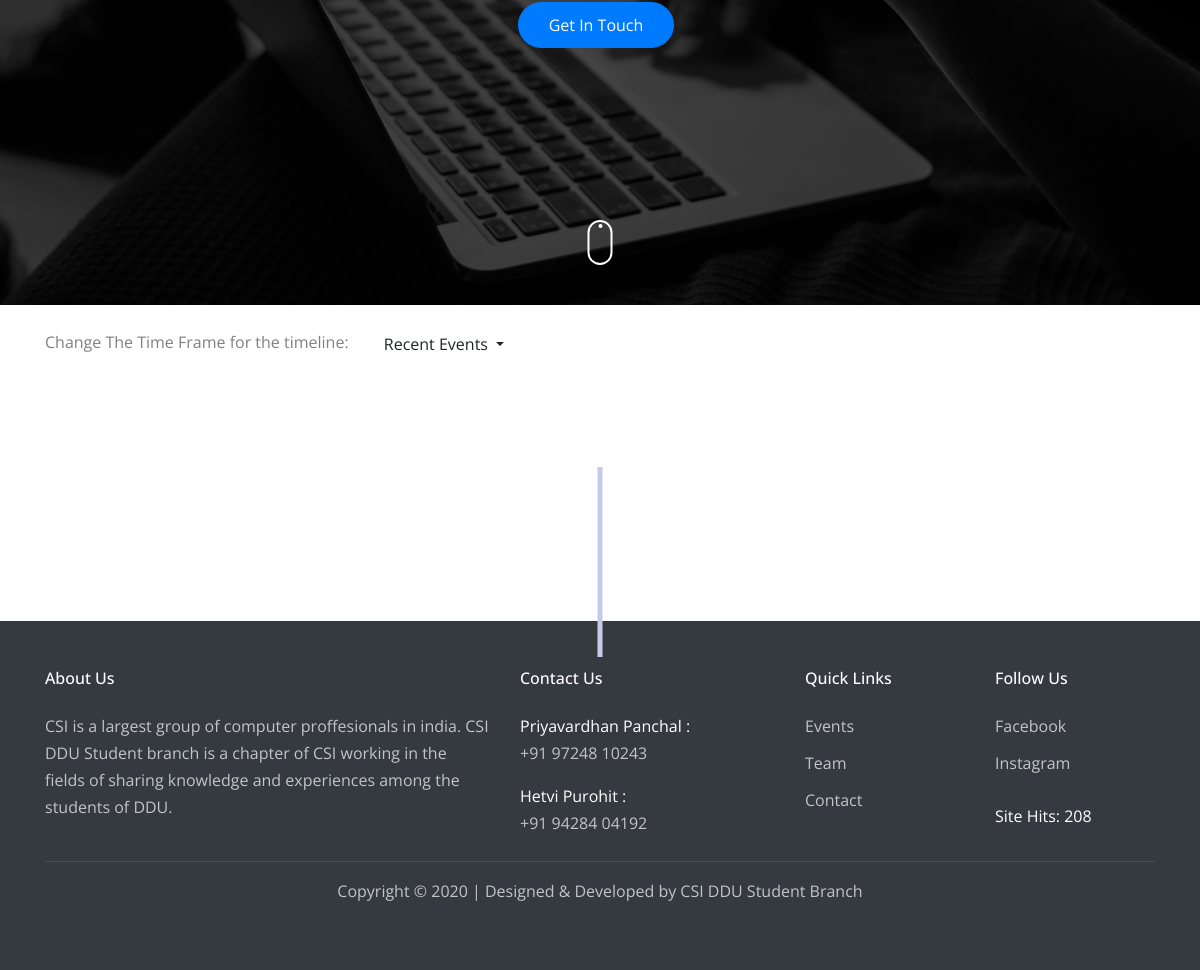
The app's page /events.php?year=2019 (lower part), older data.
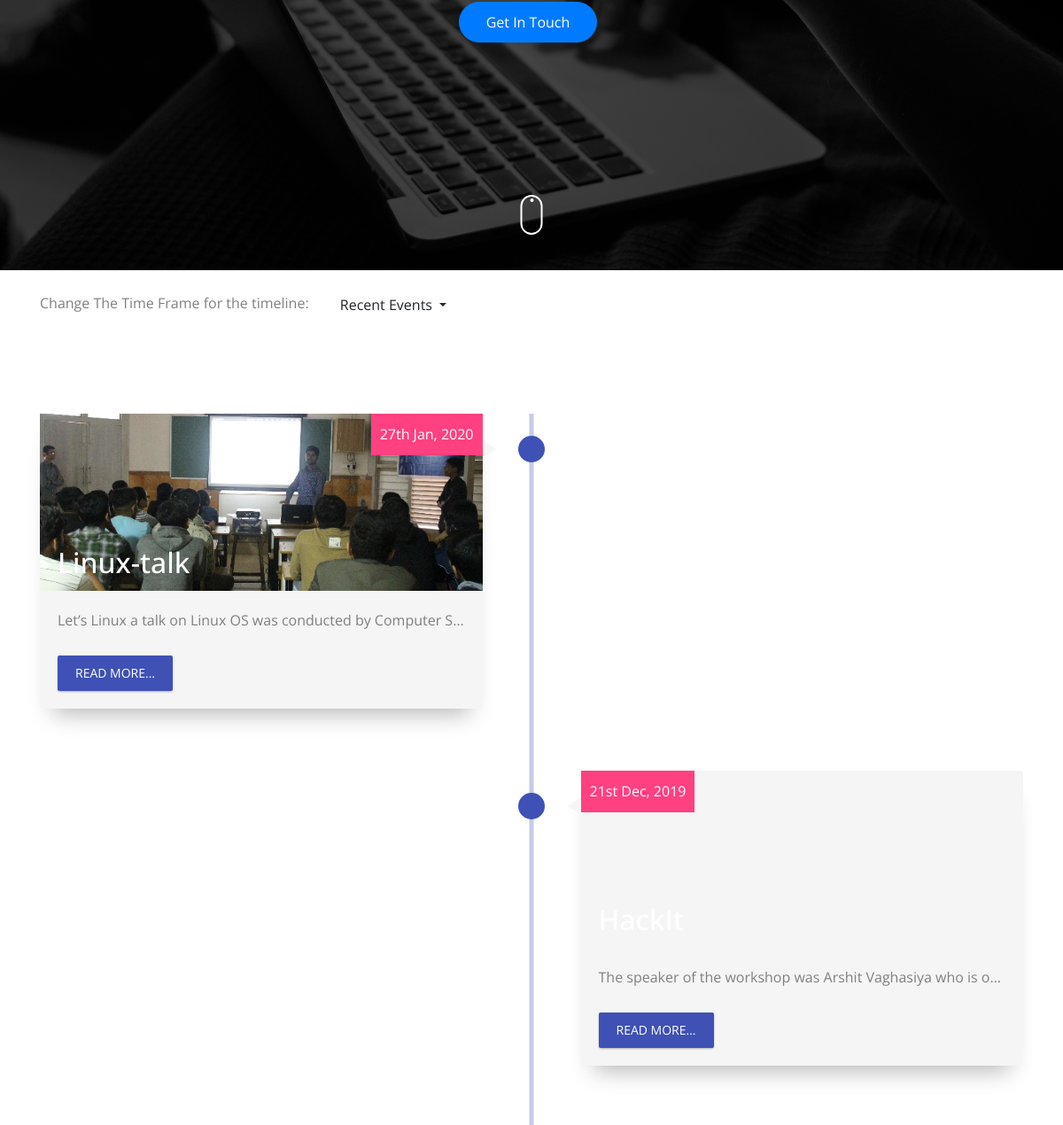
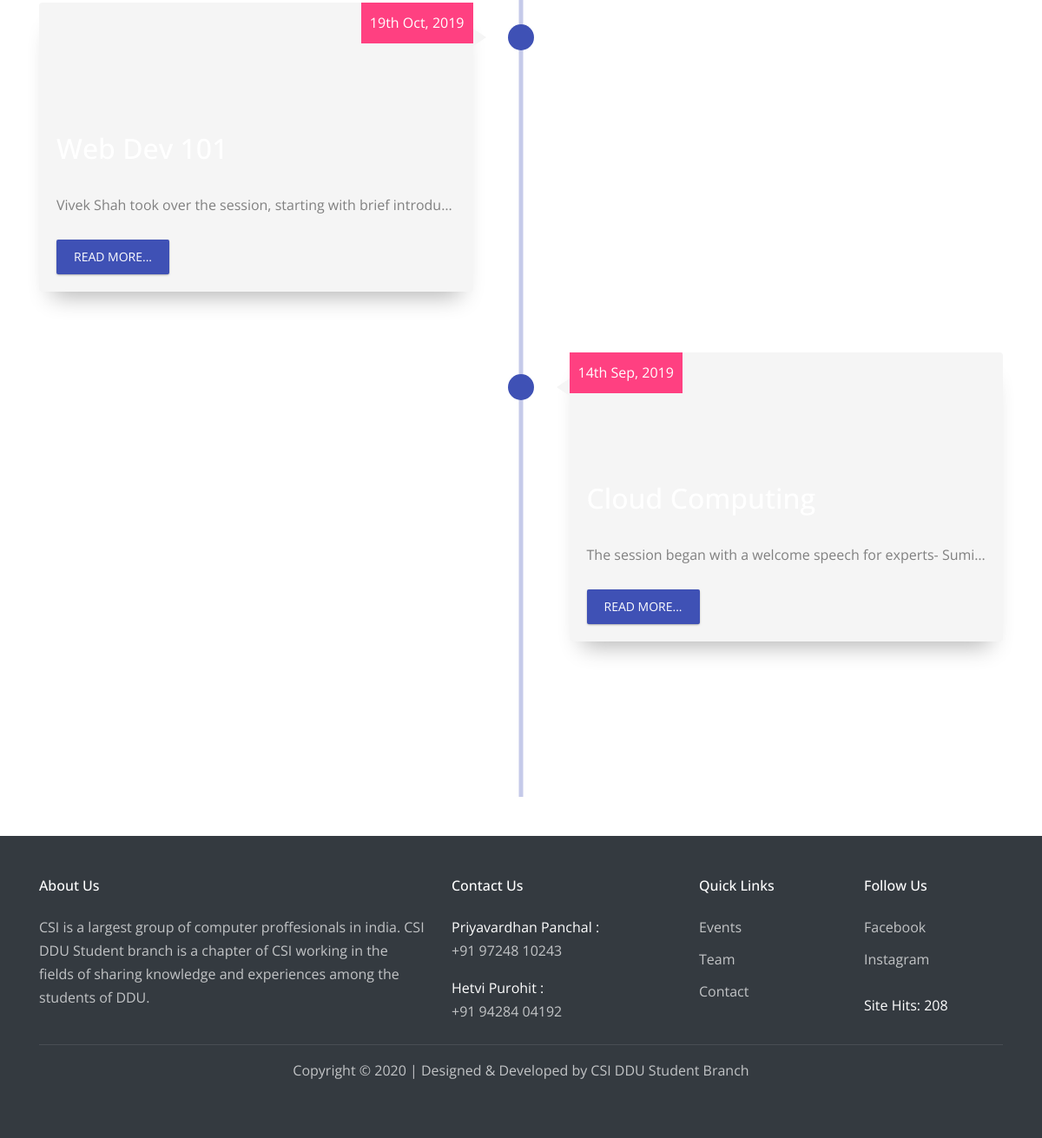
The same page, newer data (2 pictures, top to bottom).
### tables this page shows
CREATE TABLE `event_master` (
  `id` int(6) NOT NULL,
  `name` varchar(70) NOT NULL,
  `type` varchar(20) NOT NULL,
  `date` date NOT NULL,
  `description` varchar(700) NOT NULL,
  `photo_link` varchar(500) DEFAULT NULL,
  `blog_link` varchar(500) DEFAULT NULL
);

### events.php (the view, shortened to what this page needs)
<!doctype html>
<html lang="en">
<head>
  <link rel="stylesheet" href="fonts/icomoon/style.css">
  <link rel="stylesheet" href="css/bootstrap.min.css">
  <link rel="stylesheet" href="css/jquery-ui.css">
  <link rel="stylesheet" href="css/jquery.fancybox.min.css">
  <link rel="stylesheet" href="css/bootstrap-datepicker.css">
  <link rel="stylesheet" href="css/owl.carousel.min.css">
  <link rel="stylesheet" href="css/owl.theme.default.min.css">
  <link rel="stylesheet" href="css/owl.theme.default.min.css">
  <link rel="stylesheet" href="fonts/flaticon/font/flaticon.css">
  <link rel="stylesheet" href="css/aos.css">
  <link rel="stylesheet" href="css/style.css">
  <link rel="stylesheet" href="css/timeline.css">
</head>
<body data-spy="scroll" data-target=".site-navbar-target" data-offset="300">
  <div class="site-wrap">
  <div class="site-blocks-cover overlay" style="background-image: url(images/header_background.jpg);" data-aos="fade" id="home-section">
    <div class="container">
      <div class="row align-items-center justify-content-center">
        <div class="col-md-10 mt-lg-5 text-center">
          <a href="contact.php" target="_blank" class="btn  btn-primary mr-2 mb-2">Get In Touch</a>
        </div>
      </div>
    </div>
    <a href="#next" class="mouse smoothscroll">
      <span class="mouse-icon">
        <span class="mouse-wheel"></span>
      </span>
    </a>
  </div>
  <div class="dropdown mt-3 container">
     Change The Time Frame for the timeline:
    <button type="button" class="btn brn-info dropdown-toggle" data-toggle="dropdown">
      Recent Events
    </button>
  </div>
  </div>
  <section class="timeline">
    <div class="container">
    <?php
    include("db_connect.php");
    $sql = "SELECT * from event_master ORDER BY date DESC LIMIT 10";
    if(isset($_GET["year"]))
    {
      if($_GET["year"]==2019)
        $sql = "SELECT * from event_master WHERE date BETWEEN '2019-07-01' AND '2020-06-30' ORDER BY date DESC";
    }
    $e_list = $pdo->query($sql)->fetchAll();
    foreach($e_list as $e){
    ?>
      <div class="timeline-item">
        <div class="timeline-img"></div>
        <div class="timeline-content timeline-card">
          <div class="timeline-img-header" style="background-image: url(<?php echo $e['photo_link']; ?>);">
            <h2><?php echo $e['name']; ?></h2>
          </div>
          <div class="date"><?php echo date("jS M, Y", strtotime($e['date'])); ?></div>
          <div class="content"><p class="text-truncate"><?php echo $e['description']; ?></p></div>
          <a class="bnt-more" data-toggle="modal" data-target=<?php echo "\"#event".$e['id']."\""; ?> class="text-white" style="color:white;"> Read More... </a>
        </div>
    </div>
    <?php
    }
    ?>
    </div>
  </section>
<br>
<br>
  <?php include("footer.php"); ?>
</body>
</html>

Row changes from the older to the newer data that the page shows:
added event_master: photo_link (picture), name "Linux-talk", date "27th Jan, 2020", description "Let’s Linux a talk on Linux OS was conducted by Computer S…"
added event_master: date "21st Dec, 2019", description "The speaker of the workshop was Arshit Vaghasiya who is o…"
added event_master: date "19th Oct, 2019", description "Vivek Shah took over the session, starting with brief introdu…"
added event_master: date "14th Sep, 2019", description "The session began with a welcome speech for experts- Sumi…"
